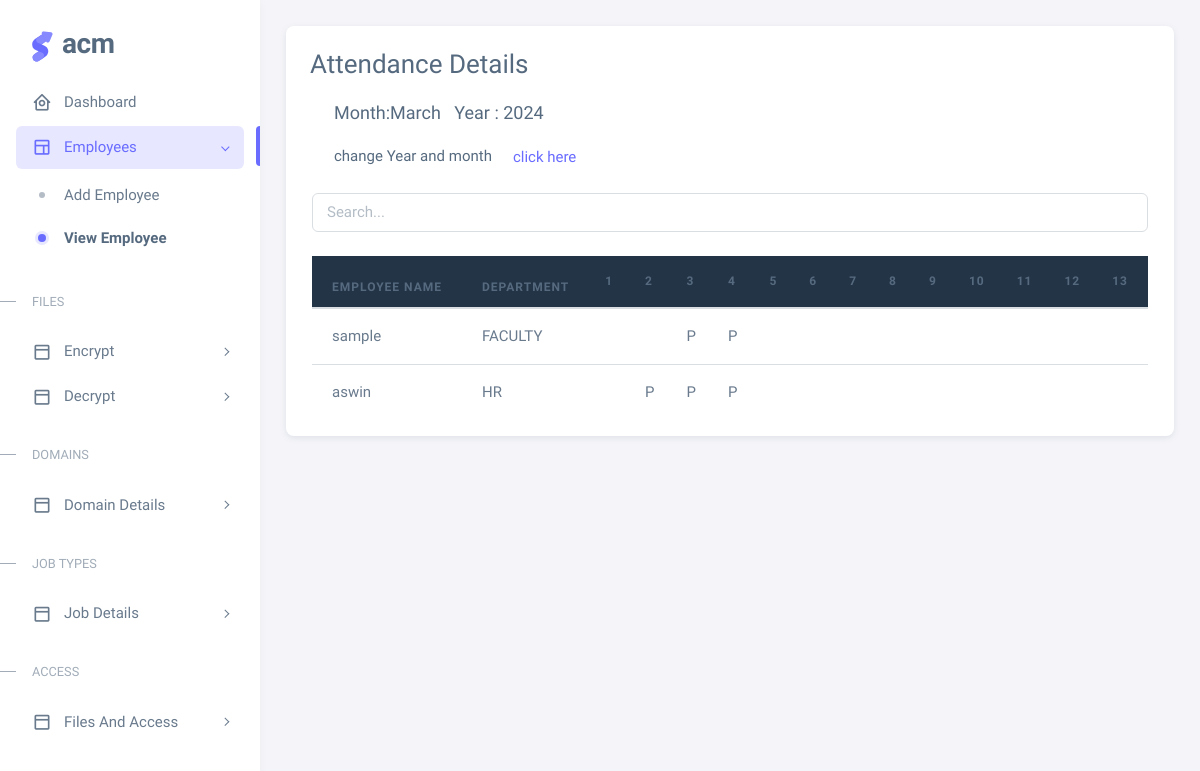
Screenshot of /attendance_details with the database file from the repository.
### payroll/models.py (models this page shows)
class Employee(models.Model):
    emp_id=models.CharField(max_length=20,unique=True)
    name=models.CharField(max_length=40)
    email=models.EmailField()
    ph_no=models.IntegerField()
    salary=models.IntegerField()
    job_type=models.ForeignKey(Job_type,on_delete=models.CASCADE,null=True)
    doj=models.DateTimeField()

class Job_type(models.Model):
    position=models.CharField(max_length=20,unique=True)

class Attendance(models.Model):
    employee = models.ForeignKey(Employee, on_delete=models.CASCADE)
    date = models.DateField()
    status = models.BooleanField(default=False)

### payroll/views.py (the view)
# urls.py: path('attendance_details',views.attendance_details),
def attendance_details(request):
    if request.method=='POST':
        print()
        a = request.POST['month']
        year, month = a.split('-')
        print("Year:", year)
        print("Month:", month)
        year=int(year)
        month=int(month)
    else:
        current_date = datetime.datetime.now()
        year = current_date.year
        month = current_date.month
    month_name = calendar.month_name[month]
    num_days = calendar.monthrange(year, month)[1]
    all_dates = [datetime.date(year, month, day) for day in range(1, num_days + 1)]
    day=[]
    for i in range(1,len(all_dates)+1):
        day.append({'day':i,'date':all_dates[i-1]})
    att_dtl=Attendance.objects.filter(date__gt=datetime.datetime(year, month, 1),date__lt=datetime.datetime(2024, 3, 1))
    return render(request,'admin_side/attendance_details.html',{'attendance':all_attendance(),'employee':all_employee(),'days':day,'Month':month_name,'year':year})

### payroll/views.py (called while the page is built)
def all_employee():
    all_employee=Employee.objects.all()
    return all_employee

def all_attendance():
    all_attendance=Attendance.objects.all()
    return all_attendance

### templates/admin_side/attendance_details.html (shortened to what this page needs)
<!DOCTYPE html>
<html
  lang="en"
  class="light-style layout-menu-fixed"
  dir="ltr"
  data-theme="theme-default"
  data-assets-path="../assets/"
  data-template="vertical-menu-template-free"
>
  <head>
{% load static %}
    <link href='https://unpkg.com/boxicons@2.1.4/css/boxicons.min.css' rel='stylesheet'>
    <link rel="stylesheet" href="{% static 'admin_side/assets/vendor/css/core.css' %}" class="template-customizer-core-css" />
    <link rel="stylesheet" href="{% static 'admin_side/assets/vendor/css/theme-default.css' %}" class="template-customizer-theme-css" />
    <link rel="stylesheet" href="{% static 'admin_side/assets/css/demo.css' %}" />
    <link rel="stylesheet" href="{% static 'admin_side/assets/vendor/libs/perfect-scrollbar/perfect-scrollbar.css' %}" />
  </head>
  <body>
    <div class="layout-wrapper layout-content-navbar">
      <div class="layout-container">
        <aside id="layout-menu" class="layout-menu menu-vertical menu bg-menu-theme">
          <div class="app-brand demo">
            <a href="../admin_home" class="app-brand-link">
              <span class="app-brand-logo demo">
              </span>
              <span class="app-brand-text demo menu-text fw-bolder ms-2">ACM</span>
            </a>
          </div>
          <ul class="menu-inner py-1">
              <li class="menu-item ">
                <a href="../admin_home" class="menu-link">
                  <i class="menu-icon tf-icons bx bx-home-circle"></i>
                  <div data-i18n="Analytics">Dashboard</div>
                </a>
              </li>
              <li class="menu-item active open">
                <a href="javascript:void(0);" class="menu-link menu-toggle">
                  <i class="menu-icon tf-icons bx bx-layout"></i>
                  <div data-i18n="Layouts">Employees</div>
                </a>
                <ul class="menu-sub ">
                  <li class="menu-item">
                    <a href="../add_user" class="menu-link">
                      <div data-i18n="Without menu">Add Employee</div>
                    </a>
                  </li>
                  <li class="menu-item active" >
                    <a href="../view_employees" class="menu-link">
                      <div data-i18n="Without navbar">View Employee</div>
                    </a>
                  </li>
                </ul>
              </li>
              <li class="menu-header small text-uppercase">
                <span class="menu-header-text">Files</span>
              </li>
              <li class="menu-item">
                <a href="javascript:void(0);" class="menu-link menu-toggle">
                  <i class="menu-icon tf-icons bx bx-dock-top"></i>
                  <div data-i18n="Account Settings">Encrypt</div>
                </a>
              </li>
              <li class="menu-item">
                <a href="javascript:void(0);" class="menu-link menu-toggle">
                  <i class="menu-icon tf-icons bx bx-dock-top"></i>
                  <div data-i18n="Account Settings">Decrypt</div>
                </a>
              </li>
              <li class="menu-header small text-uppercase">
                <span class="menu-header-text">Domains</span>
              </li>
              <li class="menu-item">
                <a href="javascript:void(0);" class="menu-link menu-toggle">
                  <i class="menu-icon tf-icons bx bx-dock-top"></i>
                  <div data-i18n="Account Settings">Domain Details</div>
                </a>
              </li>
              <li class="menu-header small text-uppercase">
                <span class="menu-header-text">Job Types</span>
              </li>
              <li class="menu-item">
                <a href="javascript:void(0);" class="menu-link menu-toggle">
                  <i class="menu-icon tf-icons bx bx-dock-top"></i>
                  <div data-i18n="Account Settings">Job Details</div>
                </a>
              </li>
              <li class="menu-header small text-uppercase">
                <span class="menu-header-text">Access</span>
              </li>
              <li class="menu-item">
                <a href="javascript:void(0);" class="menu-link menu-toggle">
                  <i class="menu-icon tf-icons bx bx-dock-top"></i>
                  <div data-i18n="Account Settings">Files And Access</div>
                </a>
              </li>
          </ul>
        </aside>
        <div class="layout-page">
          <div class="content-wrapper">
            <div class="container-xxl flex-grow-1 container-p-y">
              <div class="card">
                <h3 class="card-header">Attendance Details </h3>
                <h5 class="mx-5">Month:{{Month}} &nbsp; Year : {{year}} &nbsp;</h5>
                <h6 class="mx-5"> change Year and month<button type="button" class="btn btn-link" data-bs-toggle="modal" data-bs-target="#myModal">click here</button></h6>
                <div class="table-responsive text-nowrap container">
            <input type="text" id="searchInput" placeholder="Search..." class="form-control mb-4">
                  {% if employee %}
                  <form action="../mark_attendence" method="post">
                    <div class="table-responsive mb-3">
                  <table class="table table-hover table-bordard " id="myTable">
                    <thead>
                      <tr class="bg-dark">
                        <th >Employee Name</th>
                        <th >Department</th>
                        {% for i in days %}
                        <th class="p-3"> {{i.day}}</th>
                          {% endfor %}
                      </tr>
                    </thead>
                    <tbody class="table-border-bottom-0">
                        {% for emp in employee %}
                        <tr>
                            <td>{{emp.name}}</td>
                            <td>{{emp.job_type.position}}</td>
                            {% for i in days %}
                            <td class="p-3"> {% for j in attendance %}{% if j.employee.id == emp.id %}
                              {% if i.date == j.date %}
                              P
                              {% endif %}
                              {% endif %}{% endfor %}</td>
                              {% endfor %}
                        </tr>
                        {% endfor %}
                    </tbody>
                  </table>
                </div>
                </form>
                  {% else %}
                  No employees
                  {% endif %}
                </div>
              </div>
              </div>
            </div>
          </div>
        </div>
      </div>
  </body>
</html>

### static/admin_side/assets/css/demo.css (style rules this page uses)
.menu .app-brand.demo { height: 64px; margin-top: 12px; }
.app-brand-logo.demo svg { width: 22px; height: 38px; }
.app-brand-text.demo { font-size: 1.75rem; letter-spacing: -0.5px; text-transform: lowercase; }

### rows the page displays
Employee: name "sample", job_type.position "FACULTY"
Attendance: date "P"
Attendance: date "P"
Employee: name "aswin", job_type.position "HR"
Attendance: date "P"
Attendance: date "P"
Attendance: date "P"

### other values shown
{{ i.day }} "1" "2" "3" "4" "5" "6" "7" "8" "9" "10" "11" "12" "13"
